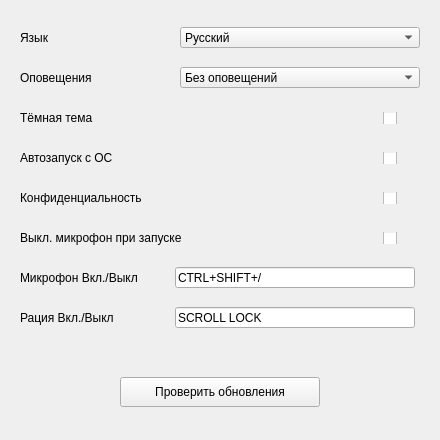
<?xml version="1.0" encoding="UTF-8"?>
<ui version="4.0">
 <class>SettingsWindow</class>
 <widget class="QWidget" name="SettingsWindow">
  <property name="geometry">
   <rect>
    <x>0</x>
    <y>0</y>
    <width>440</width>
    <height>440</height>
   </rect>
  </property>
  <property name="minimumSize">
   <size>
    <width>440</width>
    <height>440</height>
   </size>
  </property>
  <property name="maximumSize">
   <size>
    <width>440</width>
    <height>440</height>
   </size>
  </property>
  <property name="windowTitle">
   <string>Настройки</string>
  </property>
  <property name="windowOpacity">
   <double>1.000000000000000</double>
  </property>
  <widget class="QPushButton" name="UrlUpdates">
   <property name="geometry">
    <rect>
     <x>120</x>
     <y>377</y>
     <width>200</width>
     <height>30</height>
    </rect>
   </property>
   <property name="text">
    <string>Проверить обновления</string>
   </property>
  </widget>
  <widget class="QLabel" name="NightThemeLabel">
   <property name="geometry">
    <rect>
     <x>20</x>
     <y>110</y>
     <width>343</width>
     <height>16</height>
    </rect>
   </property>
   <property name="text">
    <string>Тёмная тема</string>
   </property>
  </widget>
  <widget class="QCheckBox" name="NightTheme">
   <property name="geometry">
    <rect>
     <x>383</x>
     <y>112</y>
     <width>24</width>
     <height>12</height>
    </rect>
   </property>
   <property name="text">
    <string/>
   </property>
  </widget>
  <widget class="QLabel" name="EnableMicLabel">
   <property name="geometry">
    <rect>
     <x>20</x>
     <y>230</y>
     <width>343</width>
     <height>16</height>
    </rect>
   </property>
   <property name="text">
    <string>Выкл. микрофон при запуске</string>
   </property>
  </widget>
  <widget class="QLabel" name="EnableProgramLabel">
   <property name="geometry">
    <rect>
     <x>20</x>
     <y>150</y>
     <width>343</width>
     <height>16</height>
    </rect>
   </property>
   <property name="text">
    <string>Автозапуск с ОС</string>
   </property>
  </widget>
  <widget class="QLabel" name="PrivacyStatusLabel">
   <property name="geometry">
    <rect>
     <x>20</x>
     <y>190</y>
     <width>343</width>
     <height>16</height>
    </rect>
   </property>
   <property name="text">
    <string>Конфиденциальность</string>
   </property>
  </widget>
  <widget class="QLabel" name="LanguageCodeLabel">
   <property name="geometry">
    <rect>
     <x>20</x>
     <y>30</y>
     <width>143</width>
     <height>16</height>
    </rect>
   </property>
   <property name="text">
    <string>Язык</string>
   </property>
  </widget>
  <widget class="QLabel" name="AlertsTypeLabel">
   <property name="geometry">
    <rect>
     <x>20</x>
     <y>70</y>
     <width>143</width>
     <height>16</height>
    </rect>
   </property>
   <property name="text">
    <string>Оповещения</string>
   </property>
  </widget>
  <widget class="QCheckBox" name="EnableProgram">
   <property name="geometry">
    <rect>
     <x>383</x>
     <y>152</y>
     <width>24</width>
     <height>12</height>
    </rect>
   </property>
   <property name="text">
    <string/>
   </property>
  </widget>
  <widget class="QCheckBox" name="PrivacyStatus">
   <property name="geometry">
    <rect>
     <x>383</x>
     <y>192</y>
     <width>24</width>
     <height>12</height>
    </rect>
   </property>
   <property name="text">
    <string/>
   </property>
  </widget>
  <widget class="QCheckBox" name="EnableMic">
   <property name="geometry">
    <rect>
     <x>383</x>
     <y>232</y>
     <width>24</width>
     <height>12</height>
    </rect>
   </property>
   <property name="text">
    <string/>
   </property>
  </widget>
  <widget class="QLabel" name="HotkeyWalkieLabel">
   <property name="geometry">
    <rect>
     <x>20</x>
     <y>310</y>
     <width>143</width>
     <height>16</height>
    </rect>
   </property>
   <property name="text">
    <string>Рация Вкл./Выкл</string>
   </property>
  </widget>
  <widget class="QLabel" name="HotkeyMicLabel">
   <property name="geometry">
    <rect>
     <x>20</x>
     <y>270</y>
     <width>143</width>
     <height>16</height>
    </rect>
   </property>
   <property name="text">
    <string comment="drytgerb er t" extracomment="324123 dfsdaf">Микрофон Вкл./Выкл</string>
   </property>
  </widget>
  <widget class="QLineEdit" name="HotkeyMic">
   <property name="geometry">
    <rect>
     <x>175</x>
     <y>267</y>
     <width>240</width>
     <height>21</height>
    </rect>
   </property>
   <property name="text">
    <string>CTRL+SHIFT+/</string>
   </property>
   <property name="readOnly">
    <bool>true</bool>
   </property>
  </widget>
  <widget class="QLineEdit" name="HotkeyWalkie">
   <property name="geometry">
    <rect>
     <x>175</x>
     <y>307</y>
     <width>240</width>
     <height>21</height>
    </rect>
   </property>
   <property name="text">
    <string>SCROLL LOCK</string>
   </property>
   <property name="readOnly">
    <bool>true</bool>
   </property>
  </widget>
  <widget class="QComboBox" name="LanguageCode">
   <property name="geometry">
    <rect>
     <x>180</x>
     <y>27</y>
     <width>240</width>
     <height>21</height>
    </rect>
   </property>
   <item>
    <property name="text">
     <string>Русский</string>
    </property>
   </item>
   <item>
    <property name="text">
     <string>Украинська</string>
    </property>
   </item>
   <item>
    <property name="text">
     <string>English</string>
    </property>
   </item>
  </widget>
  <widget class="QComboBox" name="AlertsType">
   <property name="geometry">
    <rect>
     <x>180</x>
     <y>67</y>
     <width>240</width>
     <height>21</height>
    </rect>
   </property>
   <item>
    <property name="text">
     <string>Без оповещений</string>
    </property>
   </item>
   <item>
    <property name="text">
     <string>Всплывающее окно</string>
    </property>
   </item>
   <item>
    <property name="text">
     <string>Звук</string>
    </property>
   </item>
   <item>
    <property name="text">
     <string>Свой звук</string>
    </property>
   </item>
  </widget>
 </widget>
 <resources/>
 <connections/>
</ui>
